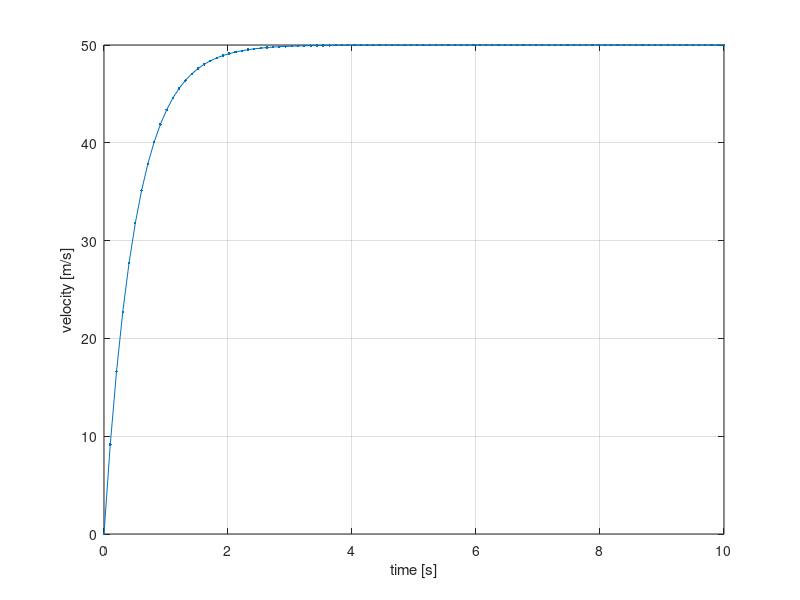
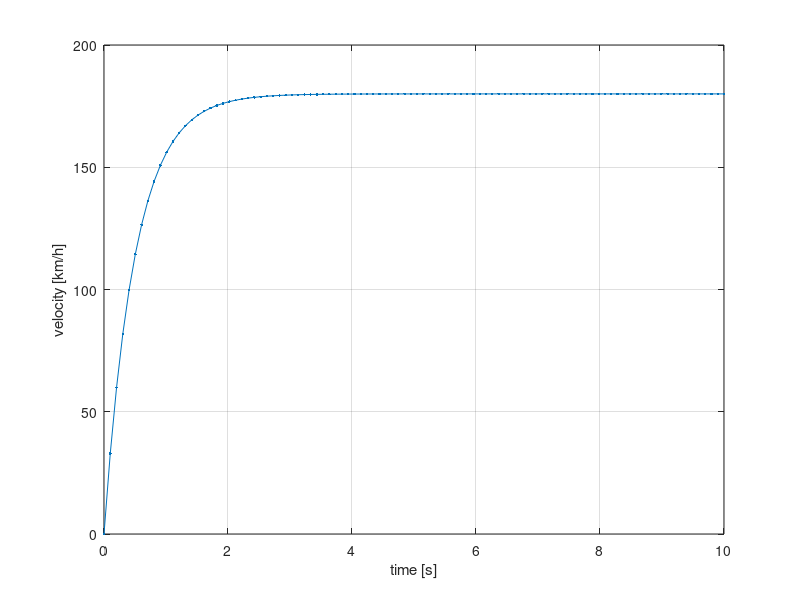
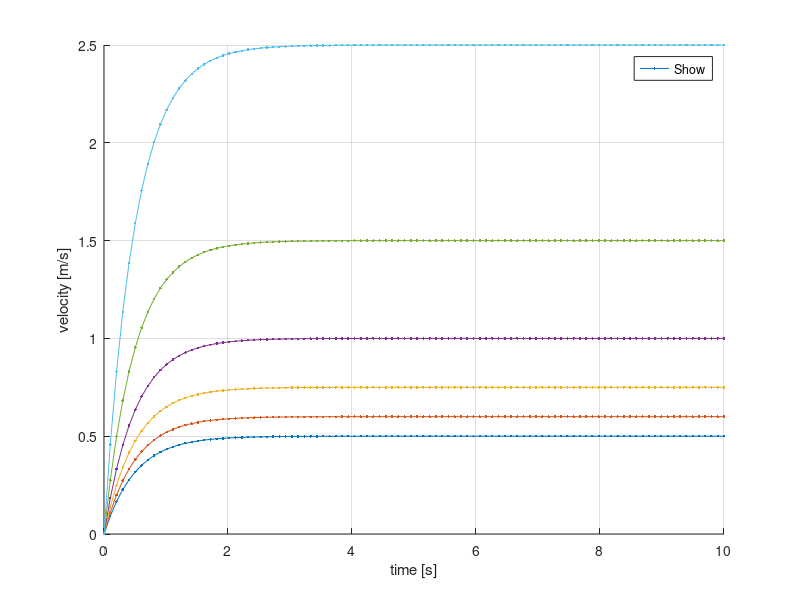
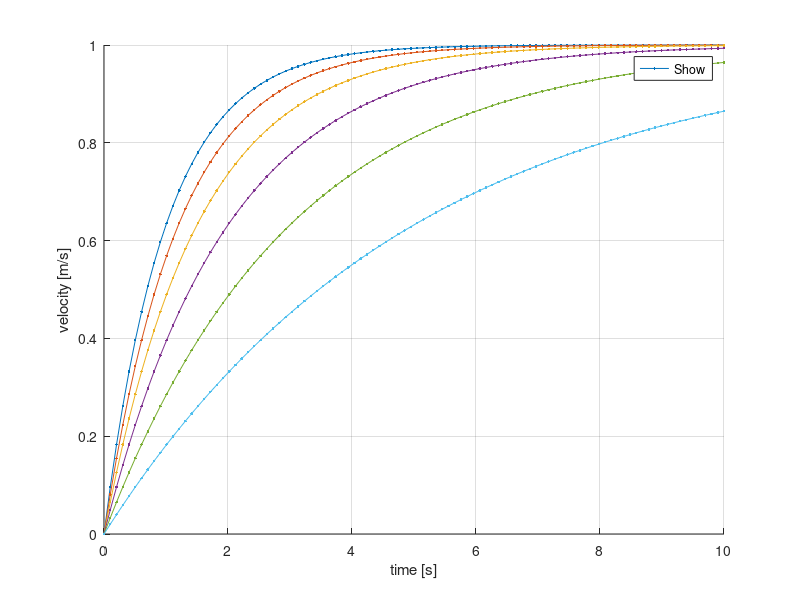

MATLAB code for these plots, in order:
close all
clear all

N = 100;
t = linspace(0,10,N)';

F = 100;
b = 2;
m = 1;

v = zeros(N,1);
for i=1:N
    v(i) =  F/b*(1-exp(-b/m*t(i)));
end

v2 = F/b*(1-exp(-b/m*t));



figure(1)
plot(t,v,'.-')
xlabel('time [s]')
ylabel('velocity [m/s]')
grid on

figure(2)
plot(t,v*3600/1000,'.-')
xlabel('time [s]')
ylabel('velocity [km/h]')
grid on

figure(3)
hold on
for F=[1 1.2 1.5 2 3 5]
    v = F/b*(1-exp(-b/m*t));
    str = sprintf('F/b= %0.3g; b/m = %0.3g',F/b,b/m); % creates string to be used in legend
    plot(t,v,'.-','DisplayName',str)
end
xlabel('time [s]')
ylabel('velocity [m/s]')
grid on
legend(gca,'Show')

F = 1;
b = 1;
figure(4)
hold on
for m=[1 1.2 1.5 2 3 5]
    v = F/b*(1-exp(-b/m*t));
    str = sprintf('F/b= %0.3g; b/m = %0.3g',F/b,b/m); % creates string to be used in legend
    plot(t,v,'.-','DisplayName',str)
end
xlabel('time [s]')
ylabel('velocity [m/s]')
grid on
legend(gca,'Show')